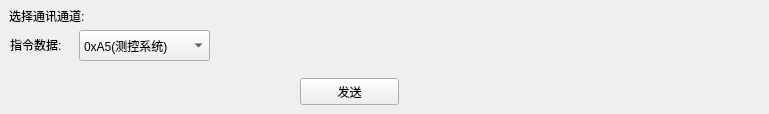
           <widget class="QWidget" name="tab_49">
            <attribute name="title">
             <string>0x07</string>
            </attribute>
            <widget class="QLabel" name="label_115">
             <property name="geometry">
              <rect>
               <x>9</x>
               <y>0</y>
               <width>751</width>
               <height>31</height>
              </rect>
             </property>
             <property name="text">
              <string>选择通讯通道:</string>
             </property>
            </widget>
            <widget class="QLabel" name="label_116">
             <property name="geometry">
              <rect>
               <x>10</x>
               <y>34</y>
               <width>67</width>
               <height>21</height>
              </rect>
             </property>
             <property name="text">
              <string>指令数据:</string>
             </property>
            </widget>
            <widget class="QComboBox" name="instruct07_comboBox_4">
             <property name="geometry">
              <rect>
               <x>79</x>
               <y>30</y>
               <width>131</width>
               <height>31</height>
              </rect>
             </property>
             <item>
              <property name="text">
               <string>0xA5(测控系统)</string>
              </property>
             </item>
             <item>
              <property name="text">
               <string>0xA9(铱星)</string>
              </property>
             </item>
             <item>
              <property name="text">
               <string>0xAA(北斗)</string>
              </property>
             </item>
            </widget>
            <widget class="QPushButton" name="ID07send_pushButton_4">
             <property name="geometry">
              <rect>
               <x>300</x>
               <y>78</y>
               <width>99</width>
               <height>27</height>
              </rect>
             </property>
             <property name="text">
              <string>发送</string>
             </property>
            </widget>
           </widget>
